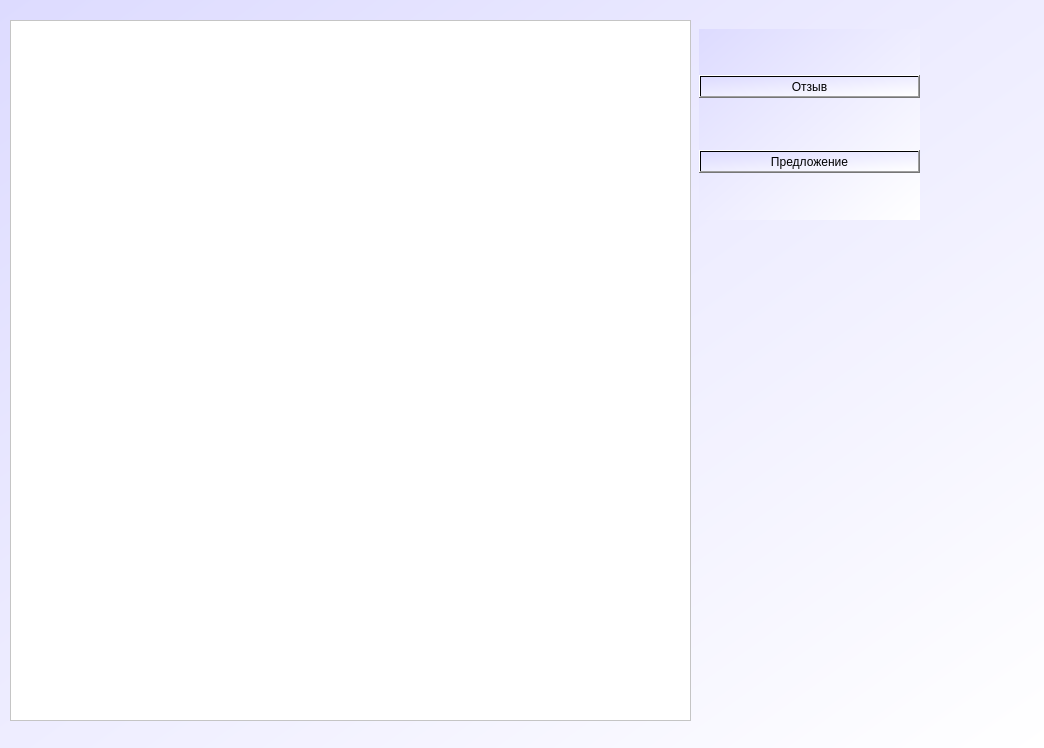
<?xml version="1.0" encoding="UTF-8"?>
<ui version="4.0">
 <class>Form</class>
 <widget class="QWidget" name="Form">
  <property name="geometry">
   <rect>
    <x>0</x>
    <y>0</y>
    <width>1044</width>
    <height>748</height>
   </rect>
  </property>
  <property name="windowTitle">
   <string>Отзывы и предложения</string>
  </property>
  <property name="styleSheet">
   <string notr="true">background-color: qlineargradient(spread:pad, x1:0, y1:0, x2:1, y2:1, stop:0 rgba(221, 219, 255, 255), stop:1 rgba(255, 255, 255, 255));</string>
  </property>
  <widget class="QWidget" name="verticalLayoutWidget">
   <property name="geometry">
    <rect>
     <x>699</x>
     <y>29</y>
     <width>221</width>
     <height>191</height>
    </rect>
   </property>
   <layout class="QVBoxLayout" name="verticalLayout">
    <item>
     <widget class="QPushButton" name="pushButton">
      <property name="styleSheet">
       <string notr="true">font: 60 12pt &quot;Times New Roman&quot;;</string>
      </property>
      <property name="text">
       <string>Отзыв</string>
      </property>
     </widget>
    </item>
    <item>
     <widget class="QPushButton" name="pushButton_2">
      <property name="styleSheet">
       <string notr="true">font: 60 12pt &quot;Times New Roman&quot;;</string>
      </property>
      <property name="text">
       <string>Предложение</string>
      </property>
     </widget>
    </item>
   </layout>
  </widget>
  <widget class="QTextEdit" name="textEdit">
   <property name="geometry">
    <rect>
     <x>10</x>
     <y>20</y>
     <width>681</width>
     <height>701</height>
    </rect>
   </property>
   <property name="styleSheet">
    <string notr="true">background-color: rgb(255, 255, 255);
font: 12pt &quot;Times New Roman&quot;;</string>
   </property>
  </widget>
 </widget>
 <resources/>
 <connections/>
</ui>
